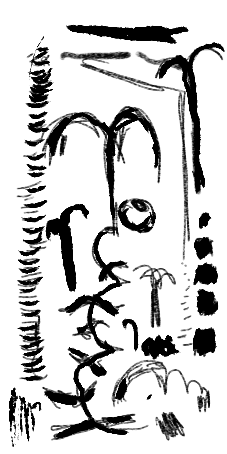
#> input picture printables/receipt-art-01.png, 227 x 454 px; its folder holds 4 pictures in this run
$ python print_receipt.py
#> lines starting #> are read from the running program, lines starting #| are printed output that depends on the picture; after the words box and inside, x2 and y2 are one past the last pixel; in counts of white or black regions, pixels touching at a corner belong together
#> (reads printables/header_always_print.txt from the repository)
#> (reads printables/slopyanus.txt from the repository)
#!/usr/bin/env python3
"""
Random receipt printer — each receipt is:
  1. Header text (from header_always_print.txt)
  2. A random PNG from printables/
  3. 5 random lines from slopyanus.txt

Press Enter to print. Ctrl+C to quit.
"""

import argparse
import random
import struct
import sys
from pathlib import Path


PRINTABLES_DIR = "printables"
HEADER_FILE = "header_always_print.txt"
LINES_FILE = "slopyanus.txt"
NUM_RANDOM_LINES = 5
DEFAULT_PRINTER = "POS-80"

PAPER_TOTAL_PX = 576
MARGIN_PX = 40
PRINT_WIDTH_PX = PAPER_TOTAL_PX - 2 * MARGIN_PX


def list_windows_printers():
    try:
        import win32print
    except ImportError:
        print("pywin32 not installed. Run: pip install pywin32")
        sys.exit(1)
    return [
        p[2] for p in win32print.EnumPrinters(
            win32print.PRINTER_ENUM_LOCAL | win32print.PRINTER_ENUM_CONNECTIONS
        )
    ]


def margin_commands() -> bytes:
    GS = b"\x1d"
    cmds = bytearray()
    cmds += GS + b"L" + struct.pack("<H", MARGIN_PX)
    cmds += GS + b"W" + struct.pack("<H", PRINT_WIDTH_PX)
    return bytes(cmds)


def image_to_escpos_raster(image_path: Path) -> bytes:
    from PIL import Image

    img = Image.open(image_path)
#> img is the input picture: PIL image 227x454 RGBA; mean R, G, B, A 205.2, 205.2, 205.2, 255

    if img.width != PRINT_WIDTH_PX:
        ratio = PRINT_WIDTH_PX / img.width
#> ratio = 2.19
        new_h = int(img.height * ratio)
#> new_h = 992
        img = img.resize((PRINT_WIDTH_PX, new_h), Image.LANCZOS)
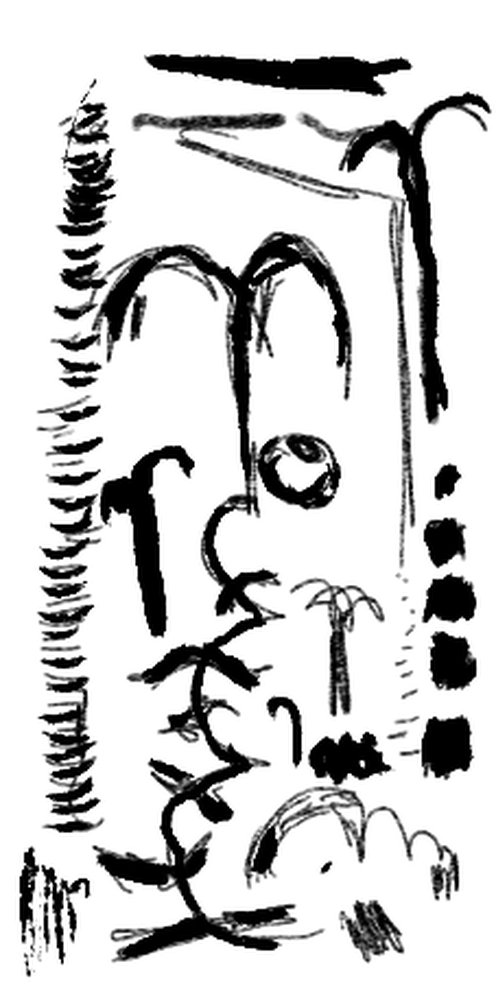
#> img: PIL image 496x992 RGBA; mean R, G, B, A 205, 205, 205, 255

    img = img.convert("1")
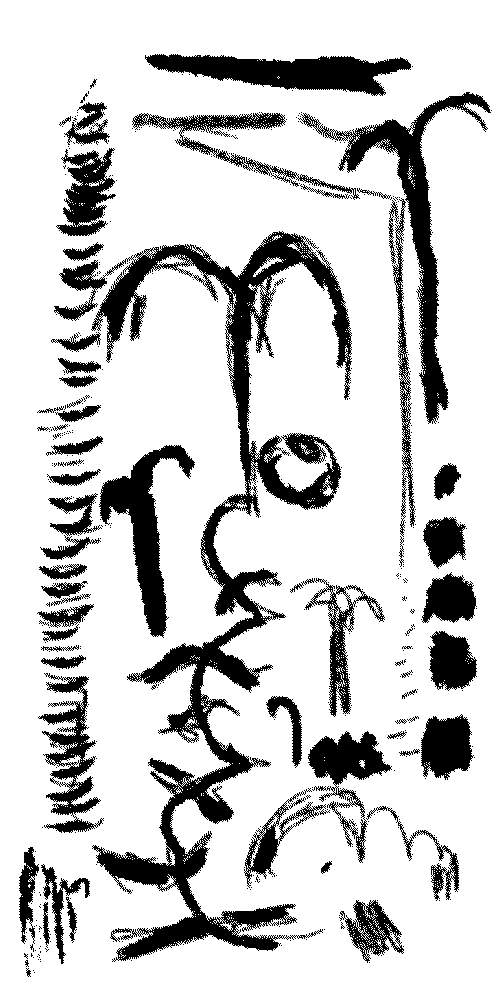
#> img: PIL image 496x992 1; 80.5% white; 521 black regions (455 under 20 px), largest, box (x1, y1, x2, y2) and area: (54, 231, 352, 962) 34269, (298, 92, 491, 424) 8333, (145, 54, 411, 96) 6156

    width_bytes = (img.width + 7) // 8
#> width_bytes = 62
    height = img.height
#> height = 992
    pixels = img.load()

    data = bytearray()
    for y in range(height):
        row = bytearray(width_bytes)
        for x in range(img.width):
            if pixels[x, y] == 0:
                row[x // 8] |= 0x80 >> (x % 8)
        data.extend(row)

    GS = b"\x1d"
    header = GS + b"v0\x00"
    header += struct.pack("<HH", width_bytes, height)

    return header + bytes(data)


def encode_text(text: str) -> bytes:
    return text.encode("cp437", errors="replace")


def build_receipt(folder: Path, header_text: str, all_lines: list[str]) -> bytes:
    ESC = b"\x1b"
    GS = b"\x1d"

    payload = bytearray()
    payload += ESC + b"@"          # initialize
    payload += margin_commands()
    payload += ESC + b"t\x00"      # code table PC437

    # --- header ---
    payload += encode_text(header_text.rstrip("\n"))
    payload += b"\n\n"

    # --- random PNG ---
    pngs = sorted(f for f in folder.iterdir() if f.suffix.lower() == ".png")
    if pngs:
        chosen_png = random.choice(pngs)
        print(f"  image: {chosen_png.name}")
        payload += image_to_escpos_raster(chosen_png)
        payload += b"\n\n"
    else:
        print("  (no PNGs found, skipping image)")

    # --- 5 random lines ---
    if all_lines:
        picks = random.sample(all_lines, min(NUM_RANDOM_LINES, len(all_lines)))
        for line in picks:
            payload += encode_text(line)
            payload += b"\n"

    # --- feed and cut ---
    payload += b"\n\n\n\n"
    payload += GS + b"V\x41\x03"

    return bytes(payload)


def send_to_printer(data: bytes, printer_name: str):
    if sys.platform == "win32":
        import win32print
        handle = win32print.OpenPrinter(printer_name)
        try:
            win32print.StartDocPrinter(handle, 1, ("receipt", None, "RAW"))
            win32print.StartPagePrinter(handle)
            win32print.WritePrinter(handle, data)
            win32print.EndPagePrinter(handle)
            win32print.EndDocPrinter(handle)
        finally:
            win32print.ClosePrinter(handle)
    else:
        import subprocess
        proc = subprocess.run(
            ["lp", "-d", printer_name, "-o", "raw", "-"],
            input=data,
            capture_output=True,
        )
        if proc.returncode != 0:
            raise RuntimeError(
                f"lp failed (exit {proc.returncode}): {proc.stderr.decode()}"
            )


def main():
    parser = argparse.ArgumentParser(
        description="Press Enter to print a random composite receipt"
    )
    parser.add_argument(
        "-p", "--printer",
        default=DEFAULT_PRINTER,
        help=f"Printer name (default: {DEFAULT_PRINTER})",
    )
    parser.add_argument(
        "-d", "--dir",
        default=PRINTABLES_DIR,
        help=f"folder with PNGs, header, and lines file (default: {PRINTABLES_DIR})",
    )
    parser.add_argument(
        "--list",
        action="store_true",
        help="list available printers and exit",
    )
    args = parser.parse_args()

    if args.list:
        if sys.platform == "win32":
            for name in list_windows_printers():
                print(f"  {name}")
        else:
            import subprocess
            subprocess.run(["lpstat", "-p", "-d"])
        return

    folder = Path(args.dir)
    if not folder.is_dir():
        print(f"Folder not found: {folder}")
        sys.exit(1)

    header_path = folder / HEADER_FILE
    if not header_path.exists():
        print(f"Header file not found: {header_path}")
        sys.exit(1)
    header_text = header_path.read_text(encoding="utf-8")

    lines_path = folder / LINES_FILE
    if not lines_path.exists():
        print(f"Lines file not found: {lines_path}")
        sys.exit(1)
    all_lines = [l for l in lines_path.read_text(encoding="utf-8").splitlines() if l.strip()]

    pngs = sorted(f for f in folder.iterdir() if f.suffix.lower() == ".png")
    print(f"Header:  {header_path.name}")
    print(f"Images:  {len(pngs)} PNGs")
    print(f"Lines:   {len(all_lines)} from {lines_path.name} (picking {NUM_RANDOM_LINES} per receipt)")
    print(f"Printer: {args.printer}")
    print()
    print("Press ENTER to print a receipt (Ctrl+C to quit)")
    print()

    try:
        while True:
            input()
            data = build_receipt(folder, header_text, all_lines)
            send_to_printer(data, args.printer)
#> (the call stopped at in send_to_printer, `proc = subprocess.run( ["lp", "-d", printer_name, "-o", "raw", "-"], i..`: subprocess is not available in this run)
#> pass 3 of the loop in main, `while True:`:
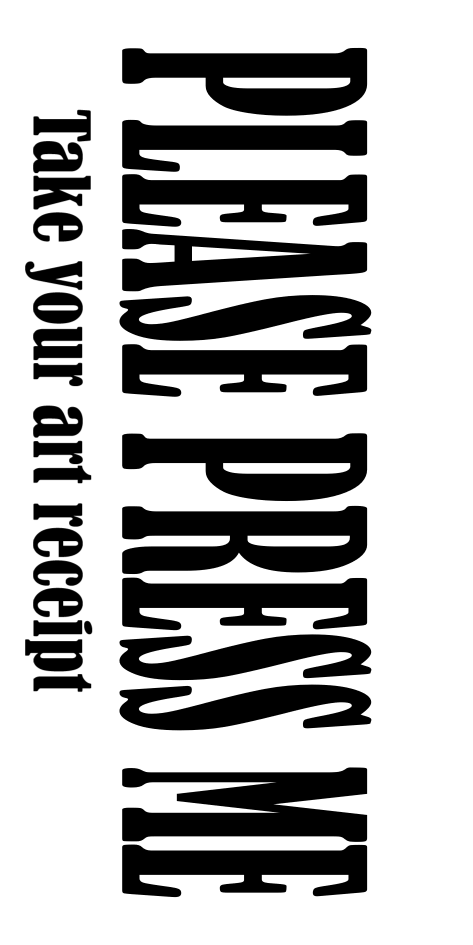
#> input picture printables/PLEASE PRESS ME.png, 945 x 1890 px (shown at 1/2 size)
#> in image_to_escpos_raster, img is the input picture: PIL image 945x1890 RGBA; mean R, G, B, A 179.2, 179.2, 179.2, 255
#> in image_to_escpos_raster (call 3), `img = img.resize((PRINT_WIDTH_PX, new_h), Image.LANCZOS)`:
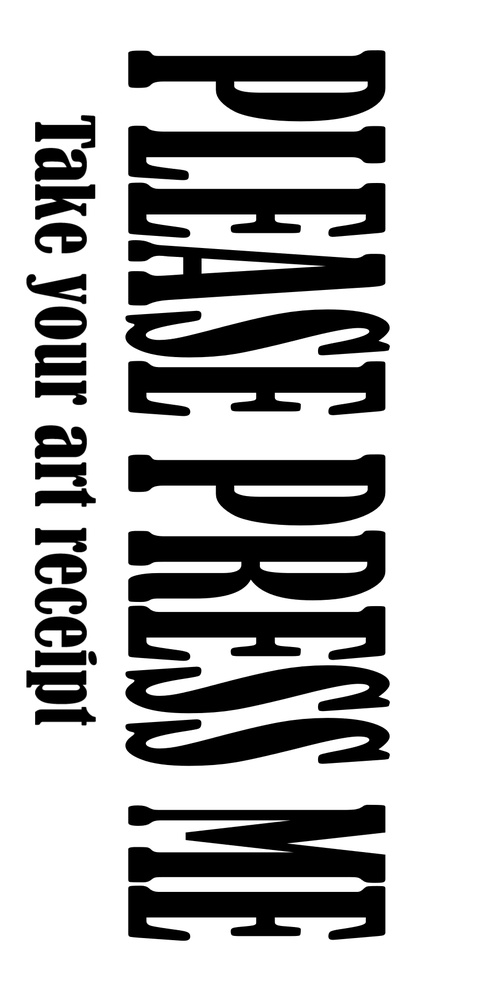
#> img: PIL image 496x991 RGBA; mean R, G, B, A 179.2, 179.2, 179.2, 255
#> the loop made 7 passes; the first 3 are shown
            print("  Printed!\n")
    except KeyboardInterrupt:
        print("\nBye!")


if __name__ == "__main__":
#> (the run stopped early here; a loop or call above may not have finished)
